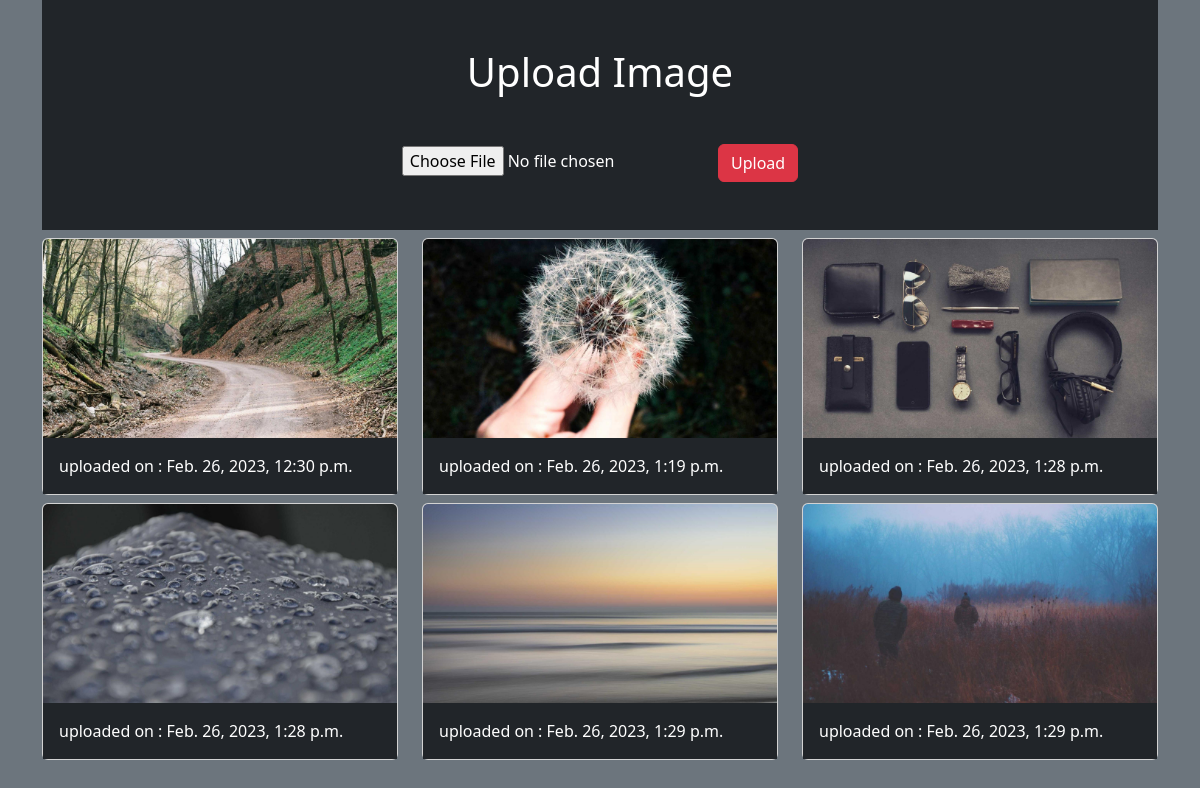
The page / on the database its author committed.
### ImageUploaderApp/models.py (models this page shows)
class Image(models.Model):
    photo = models.ImageField(upload_to='myImages')
    date = models.DateTimeField(auto_now_add=True)

### ImageUploaderApp/views.py (the view)
# urls.py: 2. Add a URL to urlpatterns:  path('', views.home, name='home')
def home(request):
    if request.method == 'POST':
            form = ImageForm(request.POST,request.FILES)
            if form.is_valid():
                form.save()
    form = ImageForm()
    img = Image.objects.all()
    return render(request,'index.html',{'fm':form,'img':img})

### ImageUploaderApp/forms.py
class ImageForm(forms.ModelForm):
    class Meta:
        model = Image
        fields = '__all__'
        labels = {'photo':''}

### templates/index.html (shortened to what this page needs)
<!doctype html>
<html lang="en">
  <head>
    <link href="https://cdn.jsdelivr.net/npm/bootstrap@5.3.0-alpha1/dist/css/bootstrap.min.css" rel="stylesheet">
  </head>
  <body class="bg-secondary">
    <div class="container">
      <div class=" py-5 text-center bg-dark text-white">
        <h1 class="mb-5">Upload Image</h1>
        <form action="" method="POST" enctype="multipart/form-data">
          {{fm}}
          <input type="submit"  class="btn btn-danger" value="Upload">
        </form>
      </div>
      <div class="row">
        {% for i in img %}
        <div class="col-sm-4">
          <div class="card mt-2">
            <img src="{{i.photo}}" class="card-img-top">
            <div class="card-body bg-dark text-white">
              uploaded on : {{i.date}}
            </div>
          </div>
        </div>
        {% endfor %}
      </div>
    </div>
  </body>
</html>

### rows shown on the page
Image: photo (picture), date "Feb. 26, 2023, 12:30 p.m."
Image: photo (picture), date "Feb. 26, 2023, 1:19 p.m."
Image: photo (picture), date "Feb. 26, 2023, 1:28 p.m."
Image: photo (picture), date "Feb. 26, 2023, 1:28 p.m."
Image: photo (picture), date "Feb. 26, 2023, 1:29 p.m."
Image: photo (picture), date "Feb. 26, 2023, 1:29 p.m."
